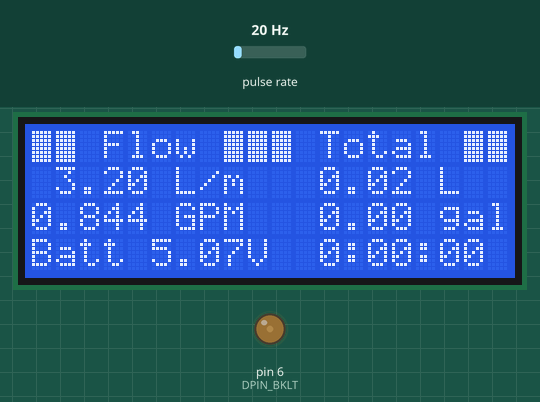
This sketch was run on a simulated Arduino Uno, built with avr-gcc and run on an emulated ATmega328P. Parts: 20×4 character LCD, output pins drawn as LEDs (lit = HIGH). Wiring (inferred from the names in the program): pulse sensor: data pin 8. The inputs (shaded band) are chosen by the test bench; at power-on: pulse rate 20 Hz. Sleep ends after the set time or at an interrupt; pins used as bus, display or sensor lines are not drawn.

Above: at 1.2 s.
1.3 s: pulse rate (sensor on pin 8) set to 4 Hz
At 3.2 s:
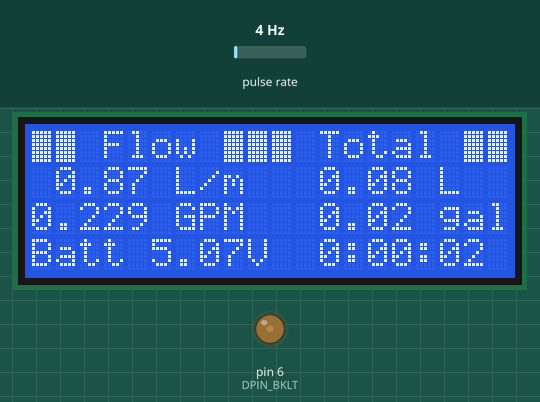
3.7 s: pulse rate (sensor on pin 8) set to 50 Hz
At 6.2 s:
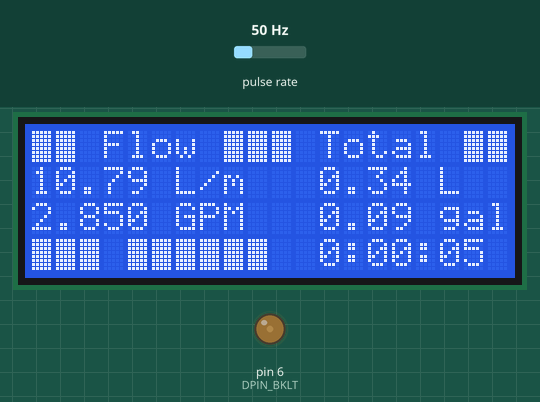
6.7 s: pulse rate (sensor on pin 8) set to 100 Hz
At 10.6 s:
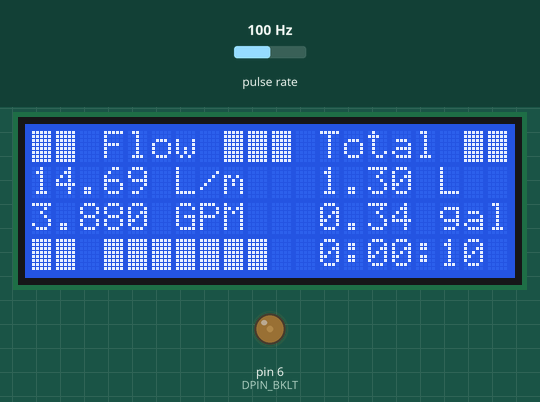
Timing chart, 0 to 12.1 s (numbered marks = the images above; inputs shaded):
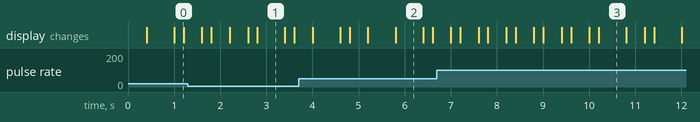

Measured:
- what the display in image 1 shows lasts 0.6 s, from 2.8 s to 3.4 s

The sketch:

flowknow.ino
```cpp
#include <avr/sleep.h>
#include <util/atomic.h>

#include "LiquidCrystal.h"

/*****
  Relies on being built with F_CPU = 8000000. Will try to adjust CPU clock
  scale if 16MHz crystal or 1MHz DIV8 fuse is set. The lower CPU clock is
  used to allow TIMER1 to go for over 2 seconds with a 256 scale without
  overflowing 16 bits.
*****/

// Tone output to be looped back as input for debugging (31Hz minimum)
//#define CONFIG_TONE_OUTPUT 1
//#define SERIAL_INTERFACE 1

#define T1FREQ        (F_CPU / 256.0f)
// Measured actual VCC
#define VCC           5.062f
#define APIN_BATTERY  0
#define DPIN_TONE     2
#define DPIN_CNTRST   5
#define DPIN_BKLT     6
#define DPIN_FLOW     8

#define EXPMA(x) (2.0f / (1+x))

#define LOOP_PERIOD        200
#define LOOPCNT_SENSOR_LO  (600/LOOP_PERIOD)
#define LOOPCNT_SENSOR_HI  (1600/LOOP_PERIOD)
#define LOOPCNT_LCD        LOOPCNT_SENSOR_LO
#define LOOP_SMOOTH_COARSE EXPMA(1.2f)
#define LOOP_SMOOTH_FINE   EXPMA(1.8f)
#define IDLE_POWERDOWN_MINS 30

#define LITERS_PER_GALLON 0.264172f
#define SENSOR_HZ_PER_LPM 7.5f

#define ARRAYSIZE(a) (sizeof(a) / sizeof(*(a)))
#define SCALE_LEVEL_CNT (ARRAYSIZE(SCALE_LEVELS))

static struct tagScaleLevels
{
  uint16_t maxTicks;
  float scale;
} SCALE_LEVELS[] = {
  // Measure 1L of liquid as indicated by the total L count
  // If more than 1L adjust the scale HIGHER
  // If less than 1L adjust the scale LOWER
  // First number is T1FREQ / (LPM * SENSOR_HZ_PER_LPM)
  { 8333, 1.43f },    // 3.75Hz  0.5 LPM
  { 6250, 1.33f },    // 5Hz     0.667 LPM
  { 4166, 1.19f },    // 7.5Hz   1 LPM
  { 2778, 1.15f },    // 11.25Hz 1.5 LPM
  { 2083, 1.11f },    // 15Hz    2 LPM
  { 1385, 1.10f },    // 22.5Hz  3 LPM
  //{ 2083, 1.093f },   // 30Hz    4 LPM
  //{ 1667, 1.093f },   // 37.5Hz  5 LPM
};

LiquidCrystal lcd(13, A1, A2, A3, A4, A5);

#include "floatprint.h"
static FloatPrint<10> fp;

static char g_SerialBuff[40];
static float g_Liters;
static uint32_t g_RunningTime;
static float g_FixedScale;
static uint16_t g_Battery;


static struct timerInfo
{
  uint16_t totalTime;
  uint8_t cnt;
} g_TimerInfo;

ISR(TIMER1_CAPT_vect)
{
  TCNT1 = 0;
  // If there has been an overflow since the last capture, the frequency
  // is less than 1Hz so we're not interested in such slowness
  if (bit_is_set(TIFR1, TOV1))
  {
    bitSet(TIFR1, TOV1); // clear overflow
    return;
  }
  g_TimerInfo.totalTime += ICR1;
  ++g_TimerInfo.cnt;
}

#if SERIAL_INTERFACE
static void Serial_nl(void)
{
  Serial.write('\n');
  Serial.flush();
}
#endif /* SERIAL_INTERFACE */

static void calcExpMovingAverage(const float smoothCoarse, const float smoothFine,
                                  float *currAverage, float newValue)
{
  if (isnan(*currAverage))
    *currAverage = newValue;
  else
  {
    // Divide by 0 here yields infinity which will use smoothCoarse
    float diff = newValue / *currAverage;
    float smooth;
    // If newValue is outside 10% of currAverage, use smoothCoarse
    // to reach the new value more quickly
    if (diff > 1.1f || diff < 0.90f)
      smooth = smoothCoarse;
    else
      smooth = smoothFine;

    newValue = newValue - *currAverage;
    *currAverage = *currAverage + (smooth * newValue);
  }
}

static void lcd_printTime(uint32_t t)
{
  // We only print 8 characters so if greater than 99:59:59 display overflow
  if (t >= 360000)
  {
    lcd.print(">100 hrs");
    return;
  }
  uint8_t h = t / 3600UL;
  uint8_t m = (t - (h * 3600UL)) / 60U;
  uint8_t s = t - (h * 3600UL) - (m * 60U);
  /*
  char buf[9];
  sprintf(buf, "%2u:%2.2u:%2.2u", h, m, s);
  lcd.print(buf);
  */

  if (h < 10)
    lcd.print(' ');
  lcd.print(h, DEC);
  lcd.write(':');
  if (m < 10)
    lcd.print('0');
  lcd.print(m, DEC);
  lcd.print(':');
  if (s < 10)
    lcd.print('0');
  lcd.print(s, DEC);
}

static void sleep(void)
{
  static uint32_t lastSleepEnd;

  set_sleep_mode(SLEEP_MODE_IDLE);
  while (millis() - lastSleepEnd < LOOP_PERIOD)
    sleep_mode();

  lastSleepEnd += LOOP_PERIOD;
}

static void shutdown(void)
{
  lcd.setCursor(0, 0);
  lcd.print("     Sleep Mode     ");

  digitalWrite(DPIN_BKLT, LOW);
  pinMode(DPIN_BKLT, INPUT);
  digitalWrite(DPIN_CNTRST, LOW);
  pinMode(DPIN_BKLT, INPUT);
  digitalWrite(DPIN_FLOW, LOW);
  pinMode(DPIN_FLOW, INPUT);

  set_sleep_mode(SLEEP_MODE_PWR_DOWN);
  sleep_enable();
  while (true)
  {
    // Turn off Brown Out Detector
    // sleep must be entered within 3 cycles of BODS being set
    MCUCR = MCUCR | bit(BODSE) | bit(BODS);
    MCUCR = (MCUCR & ~bit(BODSE)) | bit(BODS);

    // Sleep
    sleep_cpu();
  }
}

static void setTone(uint16_t freq)
{
#if CONFIG_TONE_OUTPUT
  if (freq == 0)
    noTone(DPIN_TONE);
  else
    tone(DPIN_TONE, freq);
  #if SERIAL_INTERFACE
    Serial.print("Tone set: "); Serial.print(freq, DEC); Serial_nl();
  #endif
#endif /* CONFIG_TONE_OUTPUT */
}

static void setHzScaleLevel(float val)
{
  g_FixedScale = val;
#ifdef SERIAL_INTERFACE
  Serial.print("Scale="); Serial.println(g_FixedScale, 3);
#endif
}

static void resetCounts(void)
{
  g_Liters = 0.0;
}

#if SERIAL_INTERFACE
static void csvParseI(char *vals, void (*c)(unsigned char idx, int val))
{
  unsigned char idx = 0;
  while (*vals)
  {
    if (*vals == ',')
    {
      ++idx;
      ++vals;
    }
    else
    {
      int val = atoi(vals);
      c(idx, val);
      while (*vals && *vals != ',')
        ++vals;
    }
  }
}

static void handleCommandUrl(char *URL)
{
  if (strcmp(URL, "r") == 0)
    resetCounts();
  else if (strncmp(URL, "t=", 2) == 0)
    setTone(atoi(URL+2));
  else if (strncmp(URL, "scale=", 6) == 0)
    setHzScaleLevel(atof(URL+6));
}

static void serial_update(void)
{
  unsigned char len = strlen(g_SerialBuff);
  while (Serial.available())
  {
    char c = Serial.read();
    // support CR, LF, or CRLF line endings
    if (c == '\n' || c == '\r')
    {
      if (len != 0 && g_SerialBuff[0] == '/')
        handleCommandUrl(&g_SerialBuff[1]);
      len = 0;
    }
    else {
      g_SerialBuff[len++] = c;
      // if the buffer fills without getting a newline, just reset
      if (len >= sizeof(g_SerialBuff))
        len = 0;
    }
    g_SerialBuff[len] = '\0';
  }  /* while Serial */
}
#endif /* SERIAL_INTERFACE */

static void lcd_MeasureBattery(void)
{
  g_Battery = analogRead(APIN_BATTERY);

  // Assumes a 1/2 divider on the input
  float v = (2.0f * VCC / 1023.0f) * g_Battery;
  lcd.print("Batt ");
  fp.print(lcd, v, 4, 2);
  lcd.print('V');
#if SERIAL_INTERFACE
  Serial.print("Battery: "); Serial.print(v, 2); Serial_nl();
#endif

  // Disable ADC
  bitClear(ADCSRA, ADEN);
  bitSet(PRR, PRADC);
}

static void lcd_updateAnim(void)
{
  lcd.setCursor(0, 3);
  if (millis() < 5000)
  {
    if (g_Battery == 0) lcd_MeasureBattery();
    return;
  }

#ifdef SERIAL_INTERFACE
  if (g_FixedScale != 0.0f)
  {
    lcd.print("Scale");
    fp.print(lcd, g_FixedScale, 5, 3);
    return;
  }
#endif

  uint8_t pos = (uint16_t)(g_Liters * 10) % 10;
  for (uint8_t i=0; i<10; ++i)
  {
    if (i == pos)
      lcd.write(' ');
    else
      lcd.write('\xff');
  }
}

static float lerp(float a, float b, float pct)
{
  return a + ((b - a) * pct);
}

static float getHzScale(uint16_t t1ticks)
{
  if (g_FixedScale != 0.0f)
    return g_FixedScale;

  if (t1ticks >= SCALE_LEVELS[0].maxTicks)
    return SCALE_LEVELS[0].scale;

  for (uint8_t i=1; i<SCALE_LEVEL_CNT; ++i)
  {
    if (t1ticks < SCALE_LEVELS[i].maxTicks)
      continue;
    float pct = (float)(t1ticks - SCALE_LEVELS[i].maxTicks) /
      (float)(SCALE_LEVELS[i-1].maxTicks - SCALE_LEVELS[i].maxTicks);

    return lerp(SCALE_LEVELS[i].scale, SCALE_LEVELS[i-1].scale, pct);
  }

  return SCALE_LEVELS[SCALE_LEVEL_CNT-1].scale;
}

static void scaleTo8MHz(void)
{
  unsigned char scale = CLKPR;
  // if prescale is 0b11 (3), assume fuse DIV8 is set, bump up to full
  if (scale == 0b11)
  {
    CLKPR = bit(CLKPCE);
    CLKPR = 0;
  }
  // Else scale is probably 0, bump down from 16MHz (1/2)
  else
  {
    CLKPR = bit(CLKPCE);
    CLKPR = 1;
  }
}

void setup()
{
  scaleTo8MHz();

  // Disable Analog Comparator
  ACSR = bit(ACD);
  // Disable Digital Input on ADC pins
  DIDR0 = bit(ADC5D) | bit(ADC4D) | bit(ADC3D) | bit(ADC2D) | bit(ADC1D) | bit(ADC0D);
  // PRR unused units
  PRR = bit(PRTWI) | bit(PRTIM2) | bit(PRSPI) | bit(PRUSART0); // | bit(PRADC);
#if CONFIG_TONE_OUTPUT
  bitClear(PRR, PRTIM2);
#endif

#if SERIAL_INTERFACE
  bitClear(PRR, PRUSART0);
  Serial.begin(38400);
  Serial.print("$UCID,flow," __DATE__ " " __TIME__); Serial_nl();
#endif
  lcd.begin(20, 4);
  lcd.print("\xff\xff Flow \xff\xff\xff Total \xff\xff");
  analogWrite(DPIN_BKLT, 40);
  analogWrite(DPIN_CNTRST, 25);

  pinMode(DPIN_FLOW, INPUT_PULLUP);

  // Timer1 Normal operation
  TCCR1A = 0;
  // Input Capture noise canceller | rising edge | CS12=256 prescaler = 62.5k/sec (@16MHz) 31.25k (@8MHz)
  TCCR1B = bit(ICNC1) | bit(ICES1) | bit(CS12);
  TCNT1 = 0;
  // input capture interrupt
  TIMSK1 |= bit(ICIE1);

  // Set the ADMUX which will charge the input cap
  ADMUX = (DEFAULT << 6) | APIN_BATTERY;
}

void loop()
{
  static uint8_t loopCntSensorTop = LOOPCNT_SENSOR_LO;
  static uint8_t loopcntSensor;
  static uint8_t loopcntLcd;
  static uint32_t lastLoopMillis;
  static uint16_t zeroCnt;
  static float hzLast = 0.0f;
  static float hzFastAvg = 0.0f;

  /* Read from the sensor */
  if (++loopcntSensor >= loopCntSensorTop)
  {
    struct timerInfo localTimerInfo;
    loopcntSensor = 0;

    ATOMIC_BLOCK(ATOMIC_FORCEON)
    {
      localTimerInfo = g_TimerInfo;
      g_TimerInfo.totalTime = 0;
      g_TimerInfo.cnt = 0;
    }

#if SERIAL_INTERFACE
    Serial.print(millis(), DEC); Serial.print(' '); Serial.print(loopCntSensorTop, DEC);
    Serial.print(" C"); Serial.print(localTimerInfo.cnt); Serial.print(' ');
#endif
    if (localTimerInfo.cnt != 0)
    {
      uint16_t localT1 = localTimerInfo.totalTime / localTimerInfo.cnt;
      float scale = getHzScale(localT1);
      hzLast = T1FREQ * scale / localT1;
      g_Liters += localTimerInfo.cnt * scale / (SENSOR_HZ_PER_LPM * 60.0f);
      g_RunningTime += millis() - lastLoopMillis;

#if SERIAL_INTERFACE
      Serial.print('S'); Serial.print(scale, 3); Serial.print(' ');
      Serial.print('T'); Serial.print(localT1, DEC); Serial_nl();
#endif
    }
    else
      hzLast = 0.0f;

    // Adjust the SENSOR loop duration to prevent error caused by low sample rate
    // but not so fast the display updates so quickly it is unreadable
    if (localTimerInfo.cnt < 10 && loopCntSensorTop < LOOPCNT_SENSOR_HI)
      ++loopCntSensorTop;
    else if (localTimerInfo.cnt > 15 && loopCntSensorTop > LOOPCNT_SENSOR_LO)
      --loopCntSensorTop;

    lcd.setCursor(10, 1);
    fp.print(lcd, g_Liters, 6, 2);
    lcd.print(" L  ");

    float gallons = g_Liters * LITERS_PER_GALLON;
    lcd.setCursor(10, 2);
    fp.print(lcd, gallons, 6, 2);
    lcd.print(" gal");

    lcd_updateAnim();
    lcd.setCursor(11, 3);
    lcd_printTime(g_RunningTime / 1000UL);
    lastLoopMillis = millis();
  }

  /* Update the LCD */
  if (++loopcntLcd >= LOOPCNT_LCD)
  {
    loopcntLcd = 0;
    calcExpMovingAverage(LOOP_SMOOTH_COARSE, LOOP_SMOOTH_FINE, &hzFastAvg, hzLast);

    float lpm = hzFastAvg / SENSOR_HZ_PER_LPM;
    lcd.setCursor(0, 1);
    fp.print(lcd, lpm, 5, 2);
    lcd.print(" L/m ");

    float gpm = lpm * LITERS_PER_GALLON;
    lcd.setCursor(0, 2);
    fp.print(lcd, gpm, 5, 3);
    lcd.print(" GPM ");

#if SERIAL_INTERFACE
    Serial.print("{hz,T,"); Serial.print(hzFastAvg, 2); Serial.print("}"); Serial_nl();
    Serial.print("{lpm,T,"); Serial.print(lpm, 2); Serial.print("}"); Serial_nl();
#endif

#if defined(IDLE_POWERDOWN_MINS)
    if (hzLast == 0)
      ++zeroCnt;
    else
      zeroCnt = 0;

    // If has been reading zeros for IDLE_POWERDOWN_MINS then power down
    if (zeroCnt > (IDLE_POWERDOWN_MINS * 60 * (1000 / LOOP_PERIOD) / LOOPCNT_LCD))
      shutdown();
#endif
  }

#if SERIAL_INTERFACE
  serial_update();
#endif

  sleep();
}
```

floatprint.h
```cpp
#ifndef __FLOATPRINT_H__
#define __FLOATPRINT_H__

template <size_t bufsize> class FloatPrint : public Print
{
public:
  FloatPrint(void) {}
  using Print::write;
  virtual size_t write(uint8_t c) { if (pos < bufsize && pos < wid) buf[pos++] = c; return 1; }

  void print(Print &p, double n, uint8_t width, uint8_t prec)
  {
    pos = 0;
    wid = width;
    Print::print(n, prec);

    uint8_t r = width - pos;
    while (r--) p.write(' ');
    r = 0;
    while (r < pos) p.write(buf[r++]);
  }

  void println(Print &p, double n, uint8_t width, uint8_t prec)
  {
    print(p, n, width, prec);
    p.println();
  }

private:
  char buf[bufsize];
  uint8_t pos;
  uint8_t wid;
};

#endif
```
